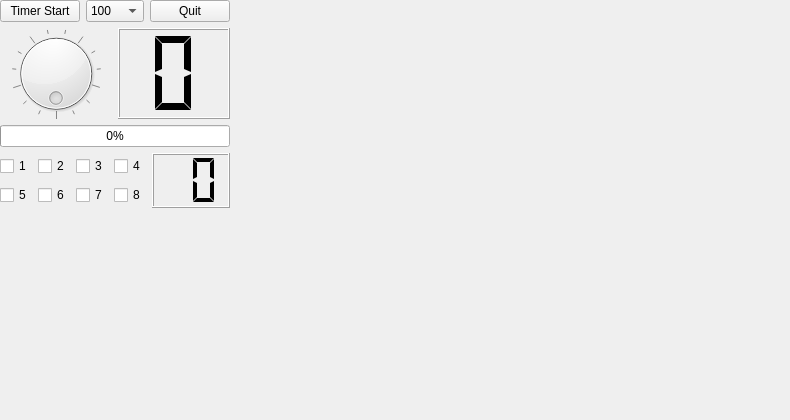
<?xml version="1.0" encoding="UTF-8"?>
<ui version="4.0">
 <class>LedkeyWidget</class>
 <widget class="QWidget" name="LedkeyWidget">
  <property name="geometry">
   <rect>
    <x>0</x>
    <y>0</y>
    <width>790</width>
    <height>420</height>
   </rect>
  </property>
  <property name="windowTitle">
   <string>LedkeyWidget</string>
  </property>
  <widget class="QWidget" name="">
   <layout class="QVBoxLayout" name="verticalLayout_3" stretch="1,5,1,3">
    <item>
     <layout class="QHBoxLayout" name="horizontalLayout">
      <item>
       <widget class="QPushButton" name="pPBtimerStart">
        <property name="text">
         <string>Timer Start</string>
        </property>
        <property name="checkable">
         <bool>true</bool>
        </property>
       </widget>
      </item>
      <item>
       <widget class="QComboBox" name="pCBtimerValue">
        <item>
         <property name="text">
          <string>100</string>
         </property>
        </item>
        <item>
         <property name="text">
          <string>500</string>
         </property>
        </item>
        <item>
         <property name="text">
          <string>1000</string>
         </property>
        </item>
        <item>
         <property name="text">
          <string>2000</string>
         </property>
        </item>
       </widget>
      </item>
      <item>
       <widget class="QPushButton" name="pPBappQuit">
        <property name="text">
         <string>Quit</string>
        </property>
       </widget>
      </item>
     </layout>
    </item>
    <item>
     <layout class="QHBoxLayout" name="horizontalLayout_2">
      <item>
       <widget class="QDial" name="pDialLed">
        <property name="maximum">
         <number>15</number>
        </property>
        <property name="pageStep">
         <number>3</number>
        </property>
        <property name="wrapping">
         <bool>true</bool>
        </property>
        <property name="notchesVisible">
         <bool>true</bool>
        </property>
       </widget>
      </item>
      <item>
       <widget class="QLCDNumber" name="pLcdNumberLed">
        <property name="digitCount">
         <number>1</number>
        </property>
        <property name="mode">
         <enum>QLCDNumber::Hex</enum>
        </property>
        <property name="segmentStyle">
         <enum>QLCDNumber::Flat</enum>
        </property>
       </widget>
      </item>
     </layout>
    </item>
    <item>
     <layout class="QHBoxLayout" name="horizontalLayout_3">
      <item>
       <widget class="QProgressBar" name="pProgressBarLed">
        <property name="maximum">
         <number>15</number>
        </property>
        <property name="value">
         <number>0</number>
        </property>
       </widget>
      </item>
     </layout>
    </item>
    <item>
     <layout class="QHBoxLayout" name="horizontalLayout_6">
      <item>
       <layout class="QVBoxLayout" name="verticalLayout">
        <item>
         <layout class="QHBoxLayout" name="horizontalLayout_4">
          <item>
           <widget class="QCheckBox" name="pCBkey1">
            <property name="text">
             <string>1</string>
            </property>
           </widget>
          </item>
          <item>
           <widget class="QCheckBox" name="pCBkey2">
            <property name="text">
             <string>2</string>
            </property>
           </widget>
          </item>
          <item>
           <widget class="QCheckBox" name="pCBkey3">
            <property name="text">
             <string>3</string>
            </property>
           </widget>
          </item>
          <item>
           <widget class="QCheckBox" name="pCBkey4">
            <property name="text">
             <string>4</string>
            </property>
           </widget>
          </item>
         </layout>
        </item>
        <item>
         <layout class="QHBoxLayout" name="horizontalLayout_5">
          <item>
           <widget class="QCheckBox" name="pCBkey5">
            <property name="text">
             <string>5</string>
            </property>
           </widget>
          </item>
          <item>
           <widget class="QCheckBox" name="pCBkey6">
            <property name="text">
             <string>6</string>
            </property>
           </widget>
          </item>
          <item>
           <widget class="QCheckBox" name="pCBkey7">
            <property name="text">
             <string>7</string>
            </property>
           </widget>
          </item>
          <item>
           <widget class="QCheckBox" name="pCBkey8">
            <property name="text">
             <string>8</string>
            </property>
           </widget>
          </item>
         </layout>
        </item>
       </layout>
      </item>
      <item>
       <layout class="QVBoxLayout" name="verticalLayout_2">
        <item>
         <widget class="QLCDNumber" name="pLcdNumberKey">
          <property name="digitCount">
           <number>2</number>
          </property>
          <property name="mode">
           <enum>QLCDNumber::Hex</enum>
          </property>
          <property name="segmentStyle">
           <enum>QLCDNumber::Flat</enum>
          </property>
         </widget>
        </item>
       </layout>
      </item>
     </layout>
    </item>
   </layout>
  </widget>
 </widget>
 <resources/>
 <connections>
  <connection>
   <sender>pDialLed</sender>
   <signal>valueChanged(int)</signal>
   <receiver>pLcdNumberLed</receiver>
   <slot>display(int)</slot>
   <hints>
    <hint type="sourcelabel">
     <x>228</x>
     <y>149</y>
    </hint>
    <hint type="destinationlabel">
     <x>457</x>
     <y>166</y>
    </hint>
   </hints>
  </connection>
 </connections>
</ui>
